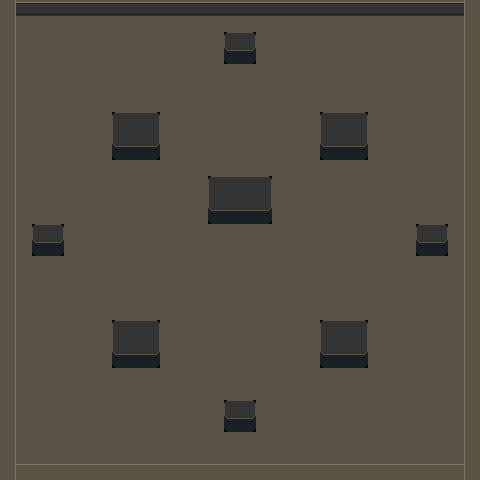

This is a level from a 2D game, rendered from its Tiled map with the project's own tilesets. A one-line summary and the complete map file follow:
An orthogonal 30x30 tile map with 16x16 px tiles, 1 tile layer (floor), 2 tilesets and 1 object.

<map version="1.10" tiledversion="1.10.2" orientation="orthogonal" renderorder="right-down" width="30" height="30" tilewidth="16" tileheight="16" infinite="0" nextlayerid="4" nextobjectid="3">
 <tileset firstgid="1" source="floor.tsx" />
 <tileset firstgid="166" source="props.tsx" />
 <layer id="1" name="floor" width="30" height="30">
  <data encoding="csv">
124,134,134,134,134,134,134,134,134,134,134,134,134,134,134,134,134,134,134,134,134,134,134,134,134,134,134,134,134,122,
124,155,155,155,155,155,155,155,155,155,155,155,155,155,155,155,155,155,155,155,155,155,155,155,155,155,155,155,155,122,
124,155,155,155,155,155,155,155,155,155,155,155,155,155,118,120,155,155,155,155,155,155,155,155,155,155,155,155,155,122,
124,155,155,155,155,155,155,155,155,155,155,155,155,155,140,142,155,155,155,155,155,155,155,155,155,155,155,155,155,122,
124,155,155,155,155,155,155,155,155,155,155,155,155,155,155,155,155,155,155,155,155,155,155,155,155,155,155,155,155,122,
124,155,155,155,155,155,155,155,155,155,155,155,155,155,155,155,155,155,155,155,155,155,155,155,155,155,155,155,155,122,
124,155,155,155,155,155,155,155,155,155,155,155,155,155,155,155,155,155,155,155,155,155,155,155,155,155,155,155,155,122,
124,155,155,155,155,155,155,118,119,120,155,155,155,155,155,155,155,155,155,155,118,119,120,155,155,155,155,155,155,122,
124,155,155,155,155,155,155,129,130,131,155,155,155,155,155,155,155,155,155,155,129,130,131,155,155,155,155,155,155,122,
124,155,155,155,155,155,155,140,141,142,155,155,155,155,155,155,155,155,155,155,140,141,142,155,155,155,155,155,155,122,
124,155,155,155,155,155,155,155,155,155,155,155,155,155,155,155,155,155,155,155,155,155,155,155,155,155,155,155,155,122,
124,155,155,155,155,155,155,155,155,155,155,155,155,118,119,119,120,155,155,155,155,155,155,155,155,155,155,155,155,122,
124,155,155,155,155,155,155,155,155,155,155,155,155,129,130,130,131,155,155,155,155,155,155,155,155,155,155,155,155,122,
124,155,155,155,155,155,155,155,155,155,155,155,155,140,141,141,142,155,155,155,155,155,155,155,155,155,155,155,155,122,
124,155,118,120,155,155,155,155,155,155,155,155,155,155,155,155,155,155,155,155,155,155,155,155,155,155,118,120,155,122,
124,155,140,142,155,155,155,155,155,155,155,155,155,155,155,155,155,155,155,155,155,155,155,155,155,155,140,142,155,122,
124,155,155,155,155,155,155,155,155,155,155,155,155,155,155,155,155,155,155,155,155,155,155,155,155,155,155,155,155,122,
124,155,155,155,155,155,155,155,155,155,155,155,155,155,155,155,155,155,155,155,155,155,155,155,155,155,155,155,155,122,
124,155,155,155,155,155,155,155,155,155,155,155,155,155,155,155,155,155,155,155,155,155,155,155,155,155,155,155,155,122,
124,155,155,155,155,155,155,155,155,155,155,155,155,155,155,155,155,155,155,155,155,155,155,155,155,155,155,155,155,122,
124,155,155,155,155,155,155,118,119,120,155,155,155,155,155,155,155,155,155,155,118,119,120,155,155,155,155,155,155,122,
124,155,155,155,155,155,155,129,130,131,155,155,155,155,155,155,155,155,155,155,129,130,131,155,155,155,155,155,155,122,
124,155,155,155,155,155,155,140,141,142,155,155,155,155,155,155,155,155,155,155,140,141,142,155,155,155,155,155,155,122,
124,155,155,155,155,155,155,155,155,155,155,155,155,155,155,155,155,155,155,155,155,155,155,155,155,155,155,155,155,122,
124,155,155,155,155,155,155,155,155,155,155,155,155,155,155,155,155,155,155,155,155,155,155,155,155,155,155,155,155,122,
124,155,155,155,155,155,155,155,155,155,155,155,155,155,118,120,155,155,155,155,155,155,155,155,155,155,155,155,155,122,
124,155,155,155,155,155,155,155,155,155,155,155,155,155,140,142,155,155,155,155,155,155,155,155,155,155,155,155,155,122,
124,155,155,155,155,155,155,155,155,155,155,155,155,155,155,155,155,155,155,155,155,155,155,155,155,155,155,155,155,122,
124,155,155,155,155,155,155,155,155,155,155,155,155,155,155,155,155,155,155,155,155,155,155,155,155,155,155,155,155,122,
124,112,112,112,112,112,112,112,112,112,112,112,112,112,112,112,112,112,112,112,112,112,112,112,112,112,112,112,112,122
</data>
 </layer>
 <objectgroup id="2" name="props">
  <object id="2" gid="184" x="233.727" y="240.364" width="13" height="49" />
 </objectgroup>
 <objectgroup id="3" name="characters" />
</map>
